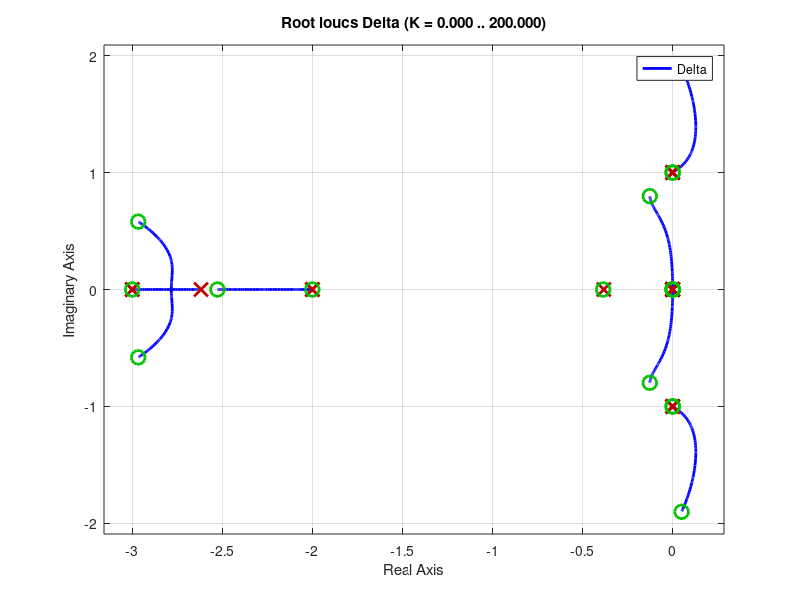
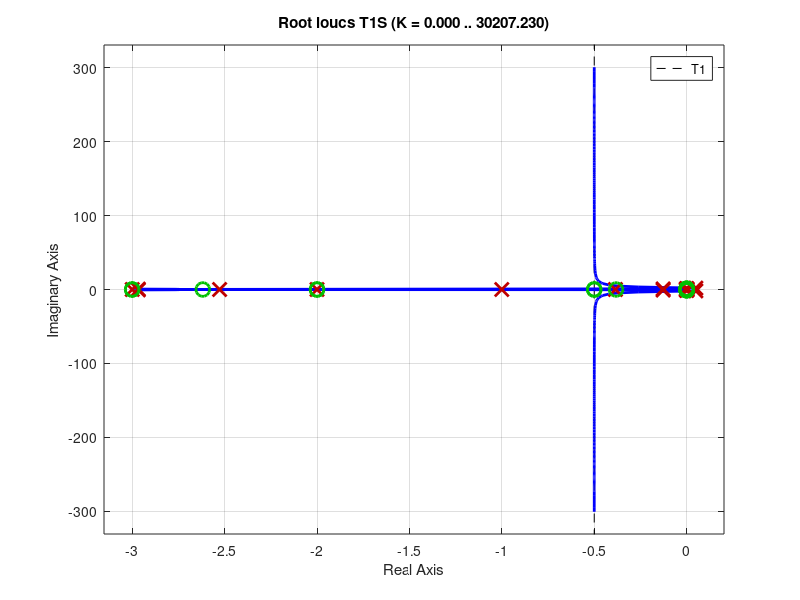

The MATLAB script that drew these images, in order:
clc;clear all;close all;

%%%%%%%%%%%%%%%% Q4 %%%%%%%%%%%%%%%%

s = zpk('s');
sigma_Mk_Deltak = (3*s^2+3*s+1)/(s*(s+1)*(s^2+1));
Delta           = 1+3/(s^2)+(s-1)/((s^2+1)*(s+3))+...
                  (2*s+1)/((s^2+1)*(s^2+3*s+1))+...
                  1/(s+2)+3*(s-1)/((s^2)*(s^2+1)*(s+3))+...
                  3/((s^2)*(s+2));

%%%%%%%%%%%%%%%% A %%%%%%%%%%%%%%%%%

T1S             = sigma_Mk_Deltak / Delta

%%%%%%%%%%%%%%% B %%%%%%%%%%%%%%%%%

%% rlocus function : We can see the geometric location of the poles and draw them.

figure(1)
rlocus(Delta);
legend('Delta');

%%%%%%%%%%%%%%%

figure(2);
rlocus(T1S);
legend('T1');
